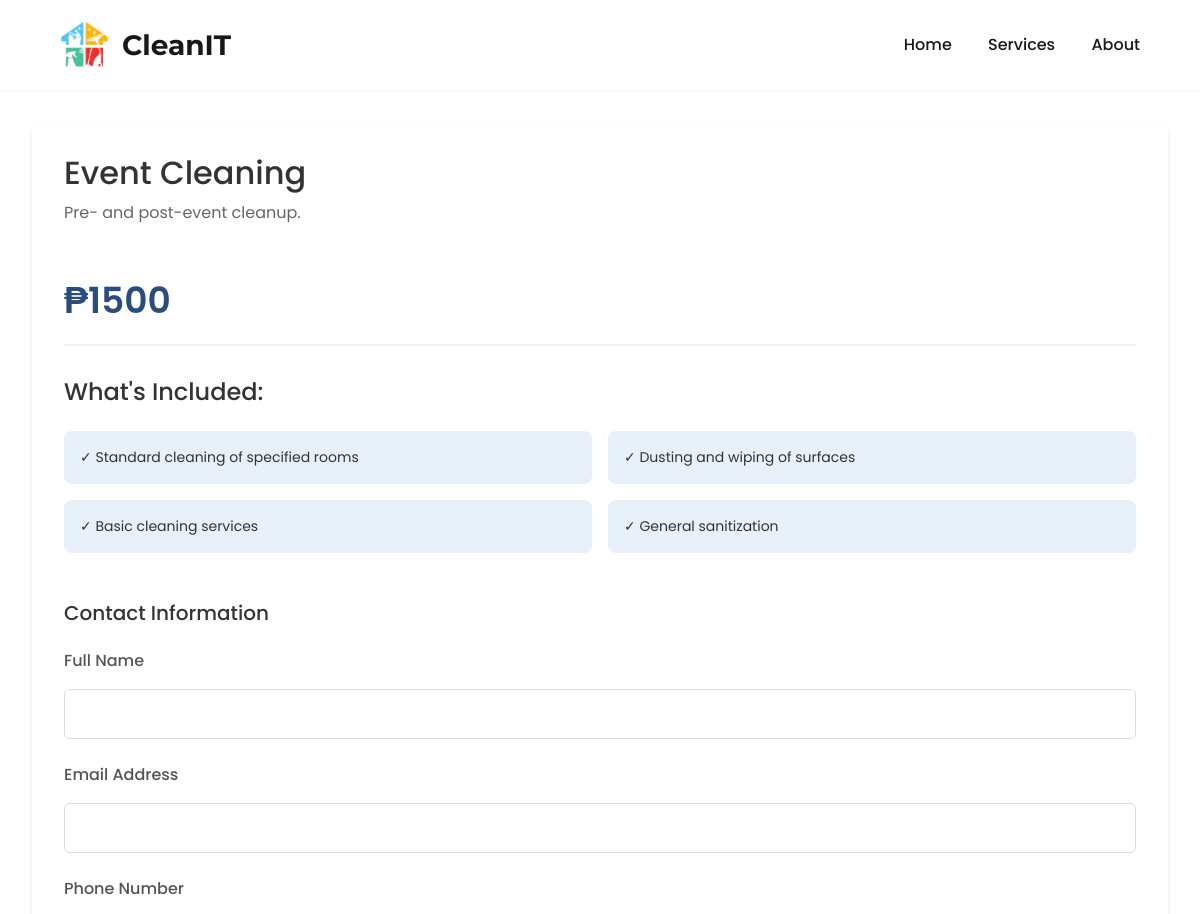
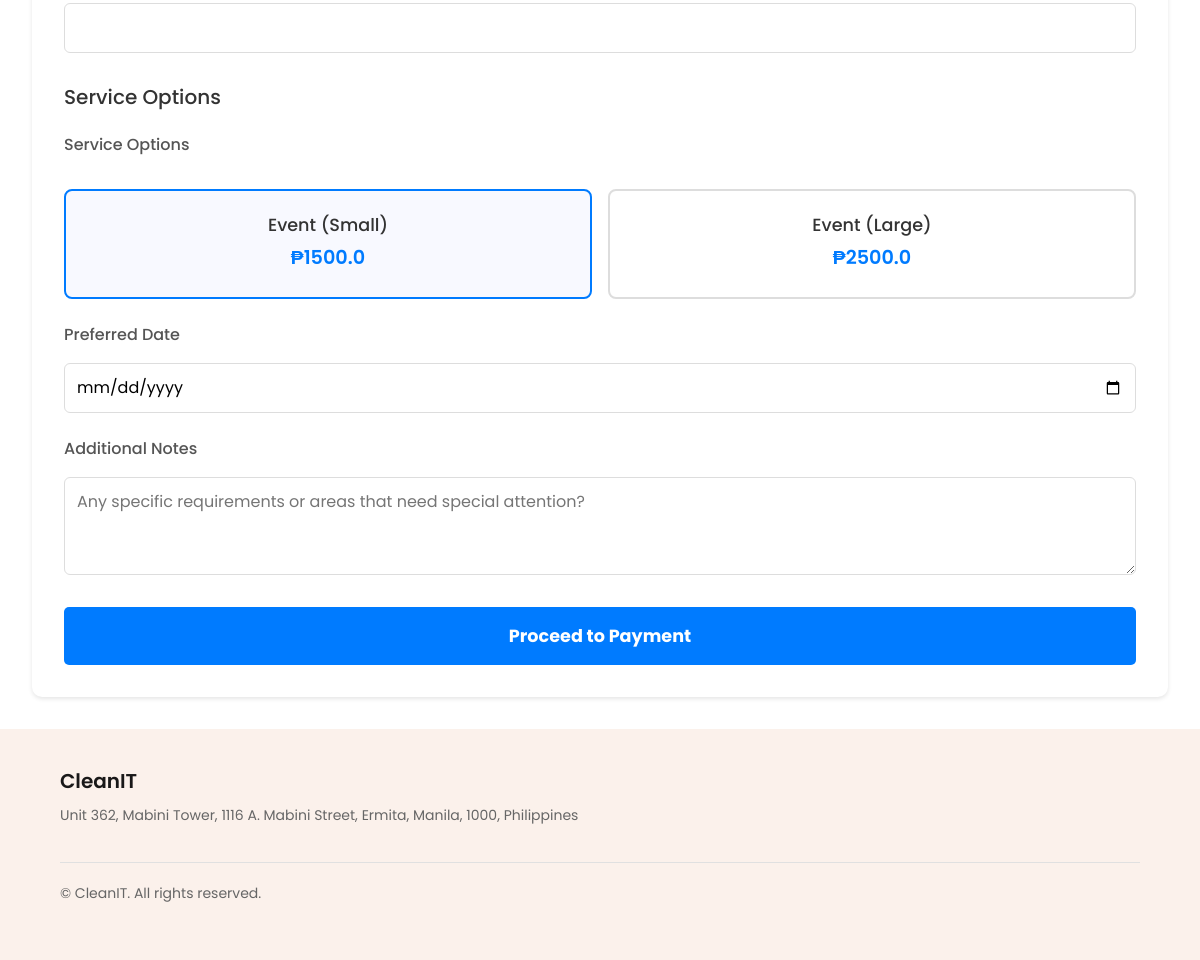
The page /book/6 on the database its author committed (2 pictures, top to bottom).
### tables this page shows
CREATE TABLE services (
                id INTEGER PRIMARY KEY AUTOINCREMENT,
                name TEXT NOT NULL,
                description TEXT,
                base_price REAL NOT NULL,
                image_url TEXT
            );

CREATE TABLE service_pricing (
                id INTEGER PRIMARY KEY AUTOINCREMENT,
                service_id INTEGER,
                rule_type TEXT NOT NULL,
                label TEXT NOT NULL,
                price REAL NOT NULL,
                min_quantity INTEGER DEFAULT 0,
                max_quantity INTEGER DEFAULT 0,
                FOREIGN KEY (service_id) REFERENCES services (id)
            );

### app.py (the view, shortened to what this page needs)
@app.route('/book/<int:service_id>', methods=['GET', 'POST'])
def book(service_id):
    service = get_service(service_id)
    if not service:
        return "Service not found", 404
    with db_connection() as conn:
        pricing_options = conn.execute(
            'SELECT * FROM service_pricing WHERE service_id = ?',
            (service_id,)
        ).fetchall()
        pricing_options = [dict(row) for row in pricing_options]
    hourly_pricing_id = None
    base_pricing_id = pricing_options[0]['id']  # Set default base_pricing_id
    flat_tiers = []
    flat_rate = []
    bedroom_price = None
    bathroom_price = None
    hourly_price = None
    custom_label = None
    for option in pricing_options:
        if option["rule_type"] == "per_room":
            if "Bedroom" in option["label"]:
                bedroom_price = option["price"]
            elif "Bathroom" in option["label"]:
                bathroom_price = option["price"]
        elif option["rule_type"] == "flat_tier":
            flat_tiers.append(option)
        elif option["rule_type"] == "flat_rate":
            flat_rate.append(option)
        elif option["rule_type"] == "hourly":
            hourly_price = option["price"]
            hourly_pricing_id = option["id"]
        elif option["rule_type"] == "custom":
            custom_label = option["label"]
    return render_template(
        "book.html",
        service=service,
        pricing_options=pricing_options,
        bedroom_price=bedroom_price,
        bathroom_price=bathroom_price,
        flat_tiers=flat_tiers,
        flat_rate=flat_rate,
        hourly_price=hourly_price,
        hourly_pricing_id=hourly_pricing_id,
        custom_label=custom_label,
        base_pricing_id=base_pricing_id
    )

### database.py (called while the page is built)
@contextmanager
def db_connection():
    conn = sqlite3.connect(DATABASE)
    conn.row_factory = sqlite3.Row  # Return rows as dictionaries
    try:
        yield conn
    finally:
        conn.close()

### services.py (called while the page is built)
def get_service(service_id):
    with db_connection() as conn:
        service_cursor = conn.execute('SELECT * FROM services WHERE id = ?', (service_id,))
        service = service_cursor.fetchone()
        if service is None:
            return None
        service_dict = dict(service)
        pricing_cursor = conn.execute('SELECT * FROM service_pricing WHERE service_id = ?', (service_id,))
        pricing = [dict(row) for row in pricing_cursor.fetchall()]
        service_dict['pricing'] = pricing
        return service_dict

### templates/book.html (shortened to what this page needs)
{% extends "base.html" %}
{% block content %}
<div class="booking-container">
    <div class="service-info">
        <h1>{{ service.name }}</h1>
        <p class="service-description">{{ service.description }}</p>
        <div class="price-section">
            <p class="base-price">₱{{ "%.0f"|format(service.base_price) }}</p>
        </div>
        <div class="whats-included">
            <h2>What's Included:</h2>
            {% if 'Regular Cleaning' in service.name %}
                <div class="included-list">
                    <div class="included-box">✓ Standard cleaning of specified rooms</div>
                    <div class="included-box">✓ Dusting and wiping of accessible surfaces</div>
                    <div class="included-box">✓ Vacuuming and mopping of floors</div>
                    <div class="included-box">✓ Basic bathroom cleaning and sanitizing</div>
                    <div class="included-box">✓ Kitchen surface cleaning</div>
                </div>
            {% else %}
                <div class="included-list">
                    <div class="included-box">✓ Standard cleaning of specified rooms</div>
                    <div class="included-box">✓ Dusting and wiping of surfaces</div>
                    <div class="included-box">✓ Basic cleaning services</div>
                    <div class="included-box">✓ General sanitization</div>
                </div>
            {% endif %}
        </div>
        <form method="POST" class="booking-form">
            <div class="form-section">
                <h3>Contact Information</h3>
                <div class="form-group">
                    <label for="name">Full Name</label>
                    <input type="text" id="name" name="name" required>
                </div>
                <div class="form-group">
                    <label for="email">Email Address</label>
                    <input type="email" id="email" name="email" required>
                </div>
                <div class="form-group">
                    <label for="phone">Phone Number</label>
                    <input type="tel" id="phone" name="phone" required>
                </div>
            </div>
            <div class="form-section">
                <h3>Service Options</h3>
                {% if service.pricing %}
                    {% if service.name in ['End of Tenancy Cleaning', 'Event Cleaning', 'Outdoor Cleaning', 'Disaster Cleaning & Restoration'] %}
                    <div class="form-group">
                        <label>Service Options</label>
                        <div class="service-options-grid">
                            {% for option in service.pricing %}
                                {% if option.rule_type in ['flat_tier', 'flat_rate', 'custom'] %}
                                <div class="service-option-card {% if option.rule_type == 'custom' %}custom-option{% endif %}"
                                     data-price-id="{% if option.rule_type == 'custom' %}{{ option.id }}_custom{% else %}{{ option.id }}{% endif %}"
                                     data-price="{{ option.price }}"
                                     onclick="selectServiceOption(this)">
                                    <h3>{{ option.label }}</h3>
                                    {% if option.rule_type != 'custom' %}
                                    <p class="price">₱{{ option.price }}</p>
                                    {% else %}
                                    <p class="price">Custom Quote</p>
                                    {% endif %}
                                </div>
                                {% endif %}
                            {% endfor %}
                        </div>
                    </div>
                    {% endif %}
                {% endif %}
                <div class="form-group">
                    <label for="date">Preferred Date</label>
                    <input type="date" id="date" name="date" required min="{{ today }}">
                </div>
                <div class="form-group">
                    <label for="notes">Additional Notes</label>
                    <textarea id="notes" name="notes" rows="3" placeholder="Any specific requirements or areas that need special attention?"></textarea>
                </div>
            </div>
            <div class="form-actions">
                <button type="submit" class="btn btn-primary">Proceed to Payment</button>
            </div>
        </form>
    </div>
</div>
{% endblock %}

### static/css/style.css (style rules this page uses)
:root { --primary-color: #bf4408; --secondary-color: #fbf1eb; --accent-color: #6eaee7; --light-color: #ffffff; --dark-color: #191818; --font-heading: "Montserrat", serif; --font-body: "Poppins", sans-serif; --font-alt: "Noto Sans", sans-serif; --header-height: 90px; }
html { scroll-behavior: smooth; scroll-padding-top: var(--header-height); }
body { margin: 0; font-family: var(--font-body); background-color: var(--light-color); color: var(--dark-color); }
.service-description { font-size: 18px; color: #666; margin-bottom: 30px; line-height: 1.6; }
.service-description { color: #666; margin-bottom: 20px; line-height: 1.6; }
.booking-container { max-width: 1200px; margin: 2rem auto; padding: 0 2rem; font-family: var(--font-body); }
.service-info { background: white; border-radius: 10px; padding: 2rem; margin-bottom: 2rem; box-shadow: 0 2px 4px rgba(0,0,0,0.1); }
.service-info h1 { font-size: 32px; color: #333; margin-bottom: 0.5rem; font-weight: 500; }
.service-description { font-size: 16px; color: #666; margin-bottom: 2rem; font-weight: 400; }
.price-section { margin: 2rem 0; text-align: left; }
.base-price { font-size: 36px; color: #2B4C7E; font-weight: 600; margin: 0; padding: 1rem 0; border-bottom: 2px solid #E8F1F9; }
.whats-included { margin-top: 2rem; }
.whats-included h2 { font-size: 24px; color: #333; margin-bottom: 1.5rem; font-weight: 500; }
.included-list { display: grid; grid-template-columns: repeat(2, 1fr); gap: 1rem; }
.included-box { background-color: #E8F1F9; padding: 1rem; border-radius: 8px; font-size: 14px; color: #333; display: flex; align-items: center; gap: 0.5rem; margin: 0; }
.booking-form { margin-top: 3rem; }
.form-section { margin-bottom: 2rem; }
.form-section h3 { font-size: 1.25rem; color: #333; margin-bottom: 1.5rem; }
.form-group { margin-bottom: 1.5rem; }
.form-group label { display: block; margin-bottom: 0.5rem; color: #555; font-weight: 500; }
.form-group input, .form-group textarea { width: 100%; padding: 0.75rem; border: 1px solid #ddd; border-radius: 6px; font-size: 1rem; transition: border-color 0.3s ease; }
.btn-primary { width: 100%; padding: 1rem; background: #007bff; color: white; border: none; border-radius: 5px; font-size: 1.1rem; font-weight: bold; cursor: pointer; transition: background-color 0.3s ease; }
.form-group { display: flex; flex-direction: column; gap: 0.5rem; }
label { font-weight: 500; color: #333; }
input[type="text"] { padding: 0.75rem; border: 1px solid #ddd; border-radius: 5px; font-size: 1rem; transition: border-color 0.3s; }
.price { font-size: 1.25rem; color: #007bff; font-weight: 600; }

### templates/book.html (style rules this page uses)
.service-options-grid { display: grid; grid-template-columns: repeat(auto-fit, minmax(200px, 1fr)); gap: 1rem; margin-top: 1rem; }
.service-option-card { background: #fff; border: 2px solid #ddd; border-radius: 8px; padding: 1.5rem; text-align: center; cursor: pointer; transition: all 0.3s ease; }
.service-option-card.selected { border-color: #007bff; background: #f8f9ff; }
.service-option-card h3 { margin: 0 0 0.5rem 0; font-size: 1.1rem; color: #333; }
.service-option-card .price { font-size: 1.2rem; color: #007bff; font-weight: 600; margin: 0; }

### rows shown on the page
services: name "Event Cleaning", description "Pre- and post-event cleanup.", base_price "1500"
service_pricing: label "Event (Small)", price "1500.0"
service_pricing: label "Event (Large)", price "2500.0"
